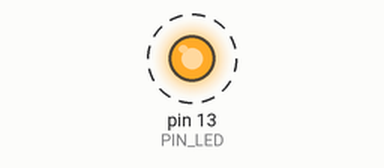
Bench run of a sketch on a simulated Arduino Uno, built with avr-gcc and run on an emulated ATmega328P. On the bench: output pins drawn as LEDs (lit = HIGH). Dashed ring = blinking. What the sketch prints to the serial monitor is not drawn.

Above: at 0.5 s.
Timing chart, 0 to 4.6 s (numbered marks = the images above):
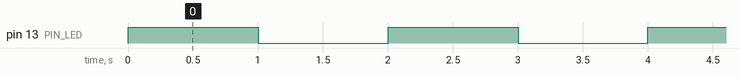

Measured:
- by itself, pin 13 (PIN_LED): alternates HIGH for 1.0 s and LOW for 1.0 s

The sketch:

04_example_3.ino
```cpp
#define PIN_LED 13
unsigned int count, toggle;

void setup() {
  // put your setup code here, to run once:
  pinMode(PIN_LED, OUTPUT);
  Serial.begin(115200);
  while(!Serial){
    ;
  }

  Serial.println("Hello World");
  count = toggle = 0;
  digitalWrite(PIN_LED, toggle);
}

void loop() {
  // put your main code here, to run repeatedly:
  Serial.println(++count);
  toggle = toggle_state(toggle);
  digitalWrite(PIN_LED, toggle);
  delay(1000);
}

unsigned int toggle_state(unsigned int toggle){
  return (toggle == 0) ? 1 : 0;
}
```
